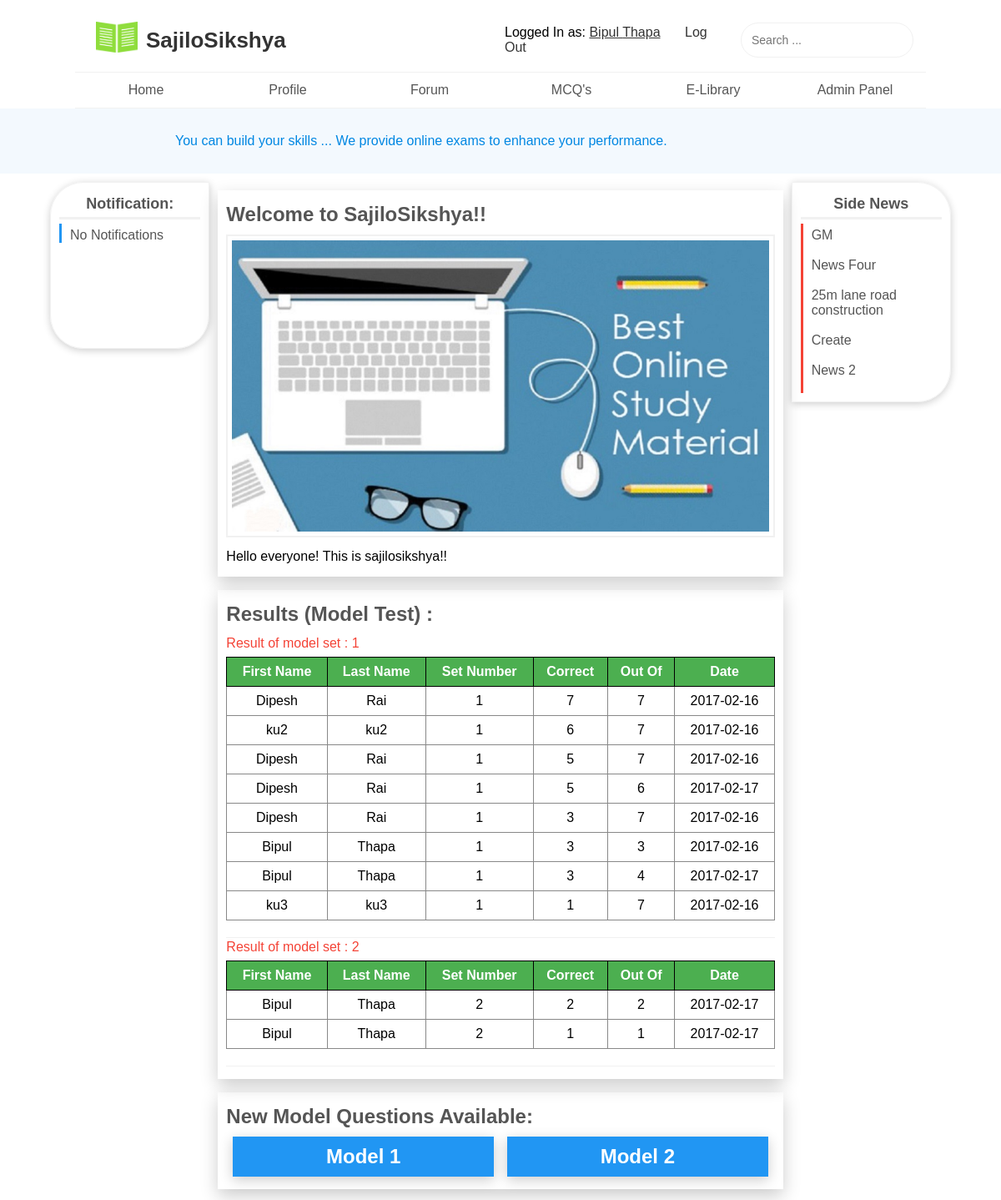
Screenshot of /welcome.php (signed in) with the database file from the repository.
### tables this page shows
CREATE TABLE `register` (
  `id` int(11) NOT NULL,
  `firstname` varchar(255) NOT NULL,
  `lastname` varchar(255) NOT NULL,
  `email` text NOT NULL,
  `password` text NOT NULL,
  `post` text NOT NULL,
  `username` varchar(255) NOT NULL,
  `college` varchar(255) NOT NULL,
  `usersex` text NOT NULL,
  `dob` date NOT NULL,
  `birthplace` text NOT NULL,
  `biography` text NOT NULL,
  `image` longblob NOT NULL,
  `role` varchar(255) NOT NULL
);

CREATE TABLE `mcq_number` (
  `id` int(11) NOT NULL,
  `model_no` int(11) NOT NULL
);

CREATE TABLE `mcq_section` (
  `id` int(11) NOT NULL,
  `username` varchar(300) NOT NULL,
  `firstname` varchar(300) NOT NULL,
  `lastname` varchar(300) NOT NULL,
  `set_no` int(11) NOT NULL,
  `date` date NOT NULL,
  `correct_ans` int(11) NOT NULL,
  `outof` int(11) NOT NULL
);

CREATE TABLE `news` (
  `news_id` int(11) NOT NULL,
  `news_headline` varchar(255) NOT NULL,
  `news_short_description` text NOT NULL,
  `news_full_story` text NOT NULL,
  `date` date NOT NULL
);

### welcome.php (the view, shortened to what this page needs)
<?php
    require_once('connect.php');
    $username = $_SESSION['username'];
    $errormessage="No Notifications";
?>
<?php
    include_once 'includes/header.php';
?>
<?php
    include_once 'includes/information_section.php';
?>
<div id="main_section">
    <div id="left_section" class="ss-card-2">
        <div id="left_section_header">
            Notification:
        </div>
        <div id="left_section_content">
            <?php echo $errormessage; ?>
        </div>
    </div>
    <div id="middle_section">
        <div class="ss-article ss-card-8">
            <div class="ss-article-header">
                Welcome to SajiloSikshya!!
            </div>
            <img class="ss-img ss-bordered" src="online.jpg" style="width: 100%;">
            <div class="ss-article-content">
                Hello everyone! This is sajilosikshya!!
            </div>
        </div>
        <div class="ss-article ss-card-8">
            <div class="ss-article-header">
                Results (Model Test) :
            </div>
            <div class="ss-article-content">
                <?php
                    $newquery = mysqli_query($con, "SELECT model_no FROM mcq_number");
                    while( $row = mysqli_fetch_assoc($newquery) ) {
                        $model_number = $row['model_no'];
                       $query = "SELECT * FROM mcq_section WHERE set_no = '$model_number' ORDER BY correct_ans DESC";
                        $result = mysqli_query($con, $query);
                        if( mysqli_num_rows($result) == 0 ) {
                            echo '
                                <div class="ss-text-blue">No any result!</div>
                            ';
                        } else {
                            ?>
                    <p class="ss-padding-2 ss-text-red">Result of model set : <?php echo $model_number; ?></p>
                    <table class="ss-animation-zoom ss-table ss-table-centered">
                                    <tr>
                                        <th>
                                            First Name
                                        </th>
                                        <th>
                                            Last Name
                                        </th>
                                        <th>
                                            Set Number
                                        </th>
                                        <th>
                                            Correct
                                        </th>
                                        <th>
                                            Out Of
                                        </th>
                                        <th>
                                            Date
                                        </th>
                                    </tr>
                                    <?php
                                        while($row = mysqli_fetch_assoc($result)) {
                                            $firstname = $row['firstname'];
                                            $lastname = $row['lastname'];
                                            $set_no = $row['set_no'];
                                            $correctans = $row['correct_ans'];
                                            $outof = $row['outof'];
                                            $date = $row['date'];
                                            ?>
                                                <tr>
                                                    <td>
                                                        <?php echo $firstname; ?>
                                                    </td>
                                                    <td>
                                                        <?php echo $lastname; ?>
                                                    </td>
                                                    <td>
                                                        <?php echo $set_no; ?>
                                                    </td>
                                                    <td>
                                                        <?php echo $correctans; ?>
                                                    </td>
                                                    <td>
                                                        <?php echo $outof; ?>
                                                    </td>
                                                    <td>
                                                        <?php echo $date; ?>
                                                    </td>
                                                </tr>
                                            <?php
                                        }
                                    ?>
                                </table>
                                <div class="ss-separator"></div>
                            <?php
                        }
                    }
                ?>
            </div>
        </div>
        <div class="ss-article ss-card-8">
            <div class="ss-article-header">
                New Model Questions Available:
            </div>
            <div class="ss-article-content">
                <div class="ss-row">
                    <div class="ss-grid-6">
                        <div class="ss-container ss-margin-left-right-8 ss-card-4 ss-text-center ss-blue">
                            <h2 style ="cursor: pointer;" onclick="location.href='mcq_section_set.php?set=1'">Model 1</h2>
                        </div>
                    </div>
                    <div class="ss-grid-6">
                        <div class="ss-container ss-margin-left-right-8 ss-card-4 ss-text-center ss-blue">
                            <h2 style ="cursor: pointer;" onclick="location.href='mcq_section_set.php?set=2'">Model 2</h2>
                        </div>
                    </div>
                </div>
            </div>
        </div>
    </div>
    <div id="right_section" class="ss-card-2">
        <div id="right_section_header">
            Side News
        </div>
        <div id="right_section_content">
            <?php include('aside_news.php'); ?>
        </div>
    </div>
</div>
<?php
    include_once 'includes/footer.php';
?>

### includes/header.php (shortened to what this page needs)
<?php
    $result = mysqli_query($con, "SELECT * FROM register WHERE username = '$username'");
    while( $row = mysqli_fetch_assoc($result) ) {
      $firstname = $row['firstname'];
      $lastname = $row['lastname'];
    }
?>
<!DOCTYPE html>
<html lang="en">
    <head>
        <link rel="stylesheet" href="styles/style.css">
        <link rel="stylesheet" href="styles/sajilosikshya.css">
        <link rel="stylesheet" href="styles/profile.css">
        <link rel="stylesheet" href="styles/forum.css">
        <link rel="stylesheet" href="styles/mcq_section.css">
    </head>
    <body>
        <div id="wrapper">
            <header id="main_header">
                <div id="main_header_content">
                    <div id="main_header_title">
                        <div>
                            <img style="margin-right: 10px;" src="logo.png" width="50" alt="SajiloSikshya.com">
                        </div>
                        <div>
                            SajiloSikshya
                        </div>
                    </div>
                    <div id="main_header_links">
                        <div>
                            <span>Logged In as: </span>
                            <a style="text-decoration: underline;" href="profile.php"><?php echo $firstname . ' ' . $lastname; ?></a>
                            <a href="logout.php">Log Out</a>
                        </div>
                        <div>
                            <input type="search" placeholder="Search ..." onkeydown="if(event.keyCode == 13) alert('You searched ' + this.value)">
                        </div>
                    </div>
                </div>
                <div id="main_header_seperator"></div>
                <div id="navigation_menu">
                    <ul>
                        <li><a href="welcome.php">Home</a></li>
                        <li><a href="profile.php">Profile</a></li>
                        <li><a href="main_forum.php">Forum</a></li>
                        <li><a href="mcq_section.php">MCQ's</a></li>
                        <li><a href="javascript: void(0)">E-Library</a></li>
                        <?php
                            $sql= "SELECT * FROM register WHERE username='$_SESSION[username]'";
                            $result = mysqli_query($con,$sql);
                            $row = mysqli_fetch_assoc($result);
                            if ($row["role"] == "admin"){
                                ?>
                                <li class="dropdown">
                                    <a href="javascript: void(0)">Admin Panel</a>
                                </li>
                                <?php
                            } else{
                                $_SESSION['role'] = 'user';
                            }
                        ?>
                    </ul>
                </div>
            </header>

### includes/information_section.php
<div id="information_section">
    <div id="information_section_content">
        You can build your skills ... We provide online exams to enhance your performance.
    </div>
</div>

### aside_news.php
<?php
    $sql= "SELECT * FROM news ORDER BY news_id DESC LIMIT 5";
    $result = mysqli_query($con,$sql);
    while ($row= mysqli_fetch_array( $result)){
        ?>
       <a href="view_full_news.php?id=<?php echo $row['news_id']?>"><?php
        echo $row['news_headline'];
        ?></a>
        <br>
<?php
    }
?>

### includes/footer.php
        </div>
    </body>
</html>

### styles/style.css (style rules this page uses)
* { margin: 0; padding: 0; font-family: "Trebuchet MS", Helvetica, sans-serif; box-sizing: border-box; }
#main_header { width: 100%; padding: 10px 0px 0px 0px; }
#main_header #main_header_content { width: 85%; margin: 0px auto; padding: 15px; display: flex; display: -webkit-flex; }
#main_header #main_header_content #main_header_title { margin-left: 10px; font-size: 26px; font-weight: bold; color: #333; display: flex; display: -webkit-flex; align-items: center; flex: 1; }
#main_header #main_header_content #main_header_links { display: flex; display: -webkit-flex; flex: 1; align-items: center; justify-content: flex-end; }
#main_header #main_header_content #main_header_links div { margin: 2px 0px; }
#main_header #main_header_content #main_header_links input[type="search"] { padding: 12px; font-size: 14px; border-radius: 100px; outline: none; border: 1px solid #f1f1f1; transition: border 0.3s; }
#main_header #main_header_content #main_header_links a { color: #333; text-decoration: none; margin-right: 25px; transition: color 0.3s; }
#main_header #main_header_seperator { border-bottom: 1px solid #f1f1f1; width: 85%; margin: 0px auto; }
#main_header #navigation_menu { width: 85%; margin: 0px auto; }
#main_header #navigation_menu ul { list-style: none; display: flex; display: -webkit-flex; flex-direction: row; }
#main_header #navigation_menu ul li { float: left; flex: 1; text-align: center; }
#main_header #navigation_menu ul li a { text-decoration: none; color: #555; display: block; padding: 12px; transition: color 0.3s; }
.dropdown { position: relative; }
#information_section { background: #F3F9FE; }
#information_section #information_section_content { width: 70%; margin: 0px auto; padding: 30px; color: #0087E2; }
#main_section { display: flex; display: -webkit-flex; width: 90%; margin: 10px auto; }
#main_section #left_section { flex: 2; border: 1px solid #f1f1f1; padding: 10px; height: 200px; border-radius: 40px 0px 40px 40px; }
#main_section #left_section #left_section_header { text-align: center; font-weight: bold; font-size: 18px; color: #555; padding: 5px 0px; border-bottom: 3px solid #f1f1f1; }
#main_section #left_section #left_section_content { color: #555; margin-top: 5px; padding-top: 5px; border-left: 3px solid #2196F3; padding-left: 10px; }
#main_section #middle_section { flex: 8; padding: 10px; }
#main_section #right_section { flex: 2; border: 1px solid #f1f1f1; padding: 10px; height: 0%; border-radius: 0px 40px 40px 0px; }
#main_section #right_section #right_section_header { text-align: center; font-weight: bold; font-size: 18px; color: #555; padding: 5px 0px; border-bottom: 3px solid #f1f1f1; }
#main_section #right_section #right_section_content { color: #555; margin-top: 5px; padding-top: 5px; border-left: 3px solid #F44336; padding-left: 10px; }
#main_section #right_section #right_section_content a { text-decoration: none; color: #555; display: block; }

### styles/sajilosikshya.css (style rules this page uses)
.ss-separator { border-bottom: 1px solid #f1f1f1; padding: 5px 0px; }
.ss-img { margin: 5px 0px; width: 100%; }
.ss-bordered { border: 2px solid #f1f1f1; padding: 5px 5px 5px 5px; }
.ss-article { padding: 10px; margin-bottom: 16px; }
.ss-article-header { padding: 5px 0px; font-weight: bold; color: #555; font-size: 24px; }
.ss-article-content { padding: 5px 0px; }
.ss-card-2 { box-shadow: 0px 2px 10px rgba(0,0,0,0.2); }
.ss-card-4 { box-shadow: 0px 4px 15px rgba(0,0,0,0.2); }
.ss-card-8 { box-shadow: 0px 8px 20px rgba(0,0,0,0.2); }
.ss-text-red { color: #F44336; }
.ss-blue { background-color: #2196F3;color: #fff; }
.ss-padding-2 { padding: 2px 0px; }
.ss-margin-left-right-8 { margin: 0px 8px; }
.ss-row { display: flex; display: -wekbit-flex; }
.ss-grid-6 { flex: 6; }
.ss-table { width: 100%; border-collapse: collapse; margin-bottom: 10px; margin-top: 5px; }
.ss-table tr th { padding: 8px; background: #4CAF50; color: #fff; border: 1px solid #000; }
.ss-table tr td { padding: 8px; border: 1px solid #888; }
.ss-table-centered tr td { text-align: center; }
.ss-container { padding: 10px; }
.h2,h2 { font-weight: bold; font-size: 24px; }
.ss-text-center { text-align: center; }

### rows the page displays
register: firstname "Bipul", lastname "Thapa"
mcq_number: model_no "1"
mcq_section: firstname "Dipesh", lastname "Rai", set_no "1", correct_ans "7", outof "7", date "2017-02-16"
mcq_section: firstname "ku2", lastname "ku2", set_no "1", correct_ans "6", outof "7", date "2017-02-16"
mcq_section: firstname "Dipesh", lastname "Rai", set_no "1", correct_ans "5", outof "7", date "2017-02-16"
mcq_section: firstname "Dipesh", lastname "Rai", set_no "1", correct_ans "5", outof "6", date "2017-02-17"
mcq_section: firstname "Dipesh", lastname "Rai", set_no "1", correct_ans "3", outof "7", date "2017-02-16"
mcq_section: firstname "Bipul", lastname "Thapa", set_no "1", correct_ans "3", outof "3", date "2017-02-16"
mcq_section: firstname "Bipul", lastname "Thapa", set_no "1", correct_ans "3", outof "4", date "2017-02-17"
mcq_section: firstname "ku3", lastname "ku3", set_no "1", correct_ans "1", outof "7", date "2017-02-16"
mcq_number: model_no "2"
mcq_section: firstname "Bipul", lastname "Thapa", set_no "2", correct_ans "2", outof "2", date "2017-02-17"
mcq_section: firstname "Bipul", lastname "Thapa", set_no "2", correct_ans "1", outof "1", date "2017-02-17"
news: news_headline "GM"
news: news_headline "News Four"
news: news_headline "25m lane road construction"
news: news_headline "Create"
news: news_headline "News 2"

### other values shown
$errormessage "No Notifications"
